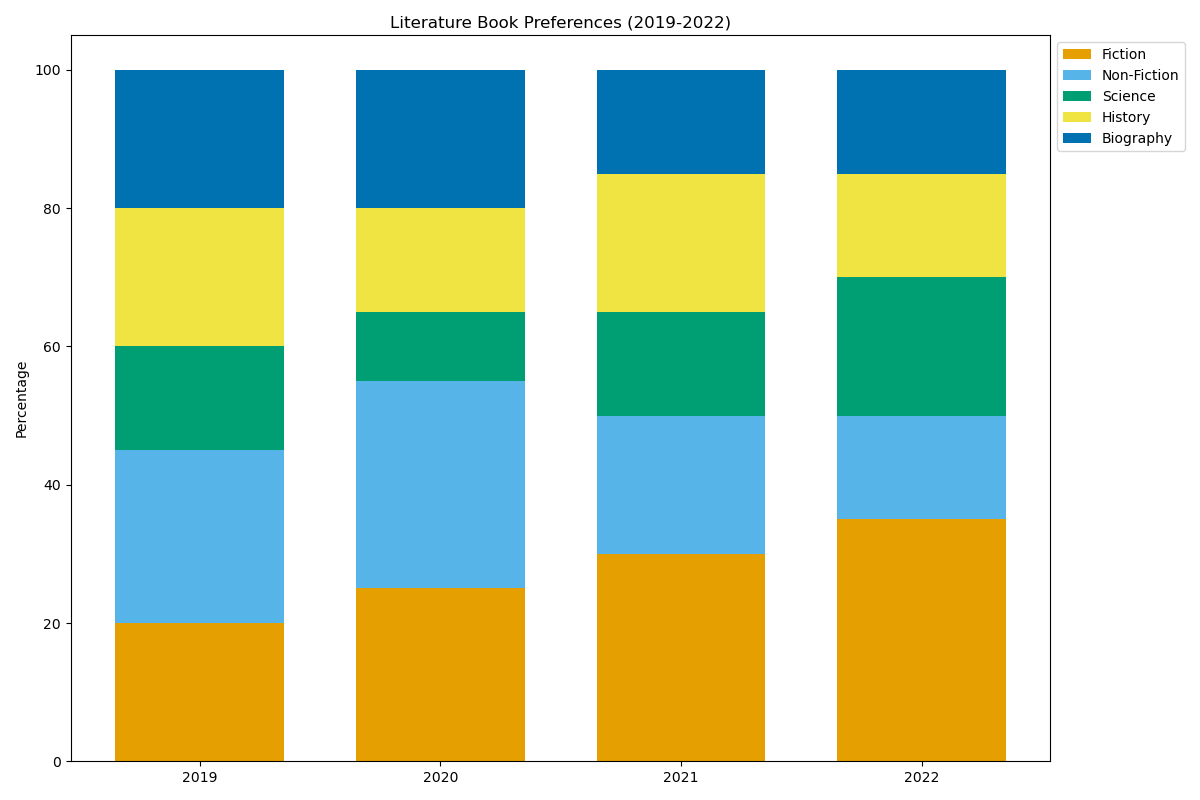

Source code (Python):
import matplotlib.pyplot as plt
import numpy as np

data = {
    '2019': [20, 25, 15, 20, 20],
    '2020': [25, 30, 10, 15, 20],
    '2021': [30, 20, 15, 20, 15],
    '2022': [35, 15, 20, 15, 15]
}

categories = ['Fiction', 'Non-Fiction', 'Science', 'History', 'Biography']
years = list(data.keys())
values = np.array(list(data.values()))

values_percentage = values / values.sum(axis=1)[:, None] * 100

bar_width = 0.7
fig, ax = plt.subplots(figsize=(12, 8))

bottom = np.zeros(len(years))

colors = ['#E69F00', '#56B4E9', '#009E73', '#F0E442', '#0072B2']

for i, category in enumerate(categories):
    ax.bar(years, values_percentage[:, i], bar_width, bottom=bottom, label=category, color=colors[i])
    bottom += values_percentage[:, i]

ax.set_ylabel('Percentage')
ax.set_title('Literature Book Preferences (2019-2022)')
ax.legend(loc='upper left', bbox_to_anchor=(1, 1))

plt.tight_layout()
plt.show()
